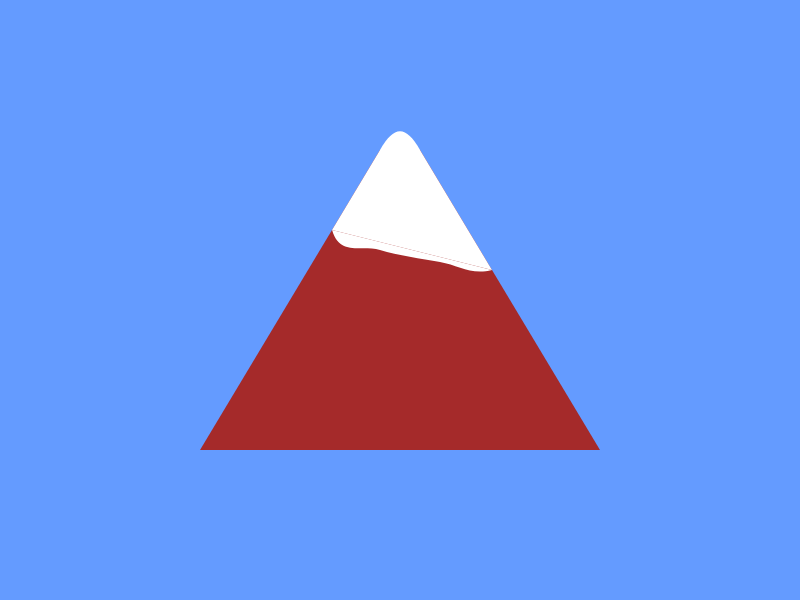
Frame 1 (no input)
Frame 60 (no input): identical to frame 1, image omitted
Frame 120 (the mouse pressed at the canvas centre since frame 60): identical to frame 1, image omitted

The p5.js sketch that drew this single still picture (run headless with seeded random() and noise() and a simulated clock; from frame 60 on, the mouse is pressed at the canvas centre):

// p5.js sketch
// ── sketch.js
var mountain;

function setup() {
    createCanvas(800, 600);

    mountain = new Mountain(width / 2, 0.75 * height, 400, snow = true);
}

function draw() {
    background(100, 155, 255);

    mountain.draw();
}

// ── Mountain.js
class Mountain {
    constructor(x, y, size, snow) {
        this.x = x;
        this.y = y;
        this.a = size;
        this.snow = snow;
    }

    draw() {
        //mountain
        noStroke();
        fill(165, 42, 42);

        beginShape();
        vertex(this.x - this.a / 2, this.y);
        vertex(this.x - this.a / 20, this.y - 0.75 * this.a);
        vertex(this.x + this.a / 20, this.y - 0.75 * this.a);
        vertex(this.x + this.a / 2, this.y);
        endShape();

        if (this.snow) {
            //snow
            fill(255);
            beginShape();
            curveVertex(this.x - 6.5 * this.a / 40, this.y - 3 * this.a / 8);
            curveVertex(this.x - this.a / 20, this.y - 0.75 * this.a);
            curveVertex(this.x + this.a / 20, this.y - 0.75 * this.a);
            curveVertex(this.x + 6.5 * this.a / 40, this.y - 3 * this.a / 8);
            endShape();

            beginShape();
            vertex(this.x - 3.4 * this.a / 20, this.y - 0.55 * this.a);
            vertex(this.x - this.a / 20, this.y - 0.75 * this.a);
            vertex(this.x + this.a / 20, this.y - 0.75 * this.a);
            vertex(this.x + 4.6 * this.a / 20, this.y - 0.45 * this.a);
            endShape();

            beginShape();
            curveVertex(this.x - 3.3 * this.a / 20, this.y - 0.9 * this.a);
            curveVertex(this.x - 3.395 * this.a / 20, this.y - 0.5501 * this.a);
            curveVertex(this.x - this.a / 20, this.y - 0.5 * this.a);
            curveVertex(this.x + 2 * this.a / 20, this.y - 0.47 * this.a);
            curveVertex(this.x + 4.6 * this.a / 20, this.y - 0.4501 * this.a);
            curveVertex(this.x + 8.3 * this.a / 20, this.y - 0.55 * this.a);
            endShape();
        } else {
            fill(165, 42, 42);
            beginShape();
            curveVertex(this.x - 6.5 * this.a / 40, this.y - 3 * this.a / 8);
            curveVertex(this.x - this.a / 20, this.y - 0.75 * this.a);
            curveVertex(this.x + this.a / 20, this.y - 0.75 * this.a);
            curveVertex(this.x + 6.5 * this.a / 40, this.y - 3 * this.a / 8);
            endShape();
        }
    }
}
